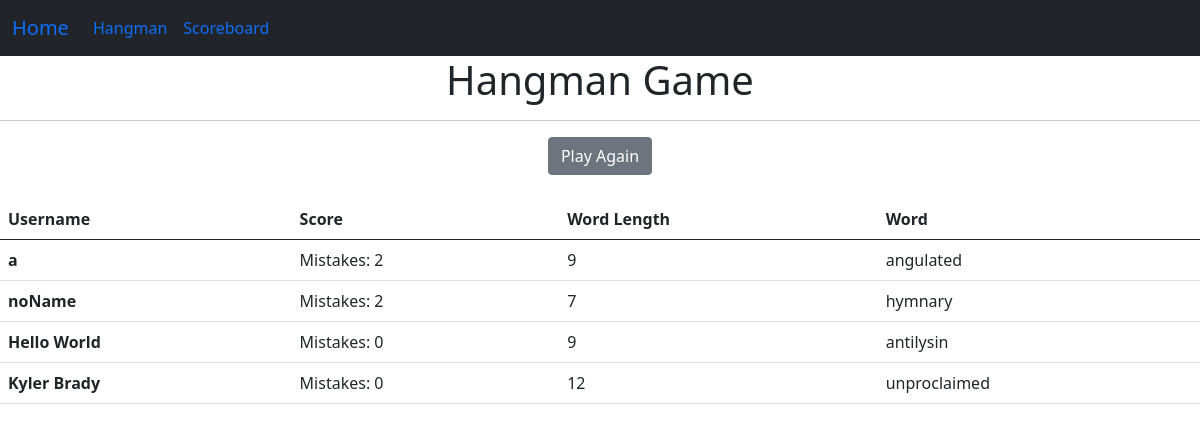
The page /hangman/displayScore/ on the database its author committed.
### hangman/models.py (models this page shows, shortened)
class Scoreboard(models.Model):
    username = models.CharField(max_length=1000, null=True, default="test")
    word = models.CharField(max_length=1000, null=True)
    wordSize = models.IntegerField(max_length=50, null=True)
    score = models.IntegerField(max_length=1, null=True)

### hangman/views.py (the view)
# urls.py: path('displayScore/', views.displayScore, name="displayScore"),
def displayScore(request):
    score_list = Scoreboard.objects.all().order_by('-id')
    context = {
        'score_list': score_list,
    }
    template = loader.get_template('displayScore/displayScore.html')
    return HttpResponse(template.render(context, request))

### hangman/templates/displayScore/displayScore.html (shortened to what this page needs)
{% extends 'base.html' %}
    {% block body %}
        <h1 class="text-center">Hangman Game</h1>
        <hr>
        <div class="container text-center">
          <div class="row align-items-end">
            <div>
                <a href="{% url "hangman:gamePage" %}" class="btn btn-secondary">Play Again</a>
            </div>
          </div>
        </div>
    <br>
    <table class="table">
          <thead>
            <tr>
              <th scope="col">Username</th>
              <th scope="col">Score</th>
              <th scope="col">Word Length</th>
              <th scope="col">Word</th>
            </tr>
          </thead>
          <tbody>
            {% for score in score_list%}
            <tr>
              <th scope="row">{{score.username}}</th>
              <td>Mistakes: {{score.score}}</td>
              <td>{{score.wordSize}}</td>
              <td>{{score.word}}</td>
            </tr>
            {% endfor %}
          </tbody>
        </table>
    {% endblock %}

### hangman/templates/base.html (shortened to what this page needs)
{% load static %}
<!doctype html>
<html lang="en">
<head>
    <link href="https://cdn.jsdelivr.net/npm/bootstrap@5.0.2/dist/css/bootstrap.min.css" rel="stylesheet">
    <script src="https://cdn.jsdelivr.net/npm/bootstrap@5.0.2/dist/js/bootstrap.bundle.min.js"></script></head>
</head>
<body>
<nav class="navbar navbar-expand-lg bg-body-tertiary bg-dark ">
  <div class="container-fluid">
    <a class="navbar-brand" href="{% url 'hangman:index' %}">Home</a>
    <div class="collapse navbar-collapse" id="navbarNavDropdown">
      <ul class="navbar-nav">
        <li class="nav-item ">
          <a class="nav-link" href="{% url 'hangman:gamePage' %}">Hangman</a>
        </li>
        <li class="nav-item">
          <a class="nav-link" href="{% url 'hangman:displayScore' %}">Scoreboard</a>
        </li>
      </ul>
    </div>
  </div>
</nav>
{% block body %}
{% endblock %}
</body>
</html>

### rows shown on the page
Scoreboard: username "a", score "2", wordSize "9", word "angulated"
Scoreboard: username "noName", score "2", wordSize "7", word "hymnary"
Scoreboard: username "Hello World", score "0", wordSize "9", word "antilysin"
Scoreboard: username "Kyler Brady", score "0", wordSize "12", word "unproclaimed"
